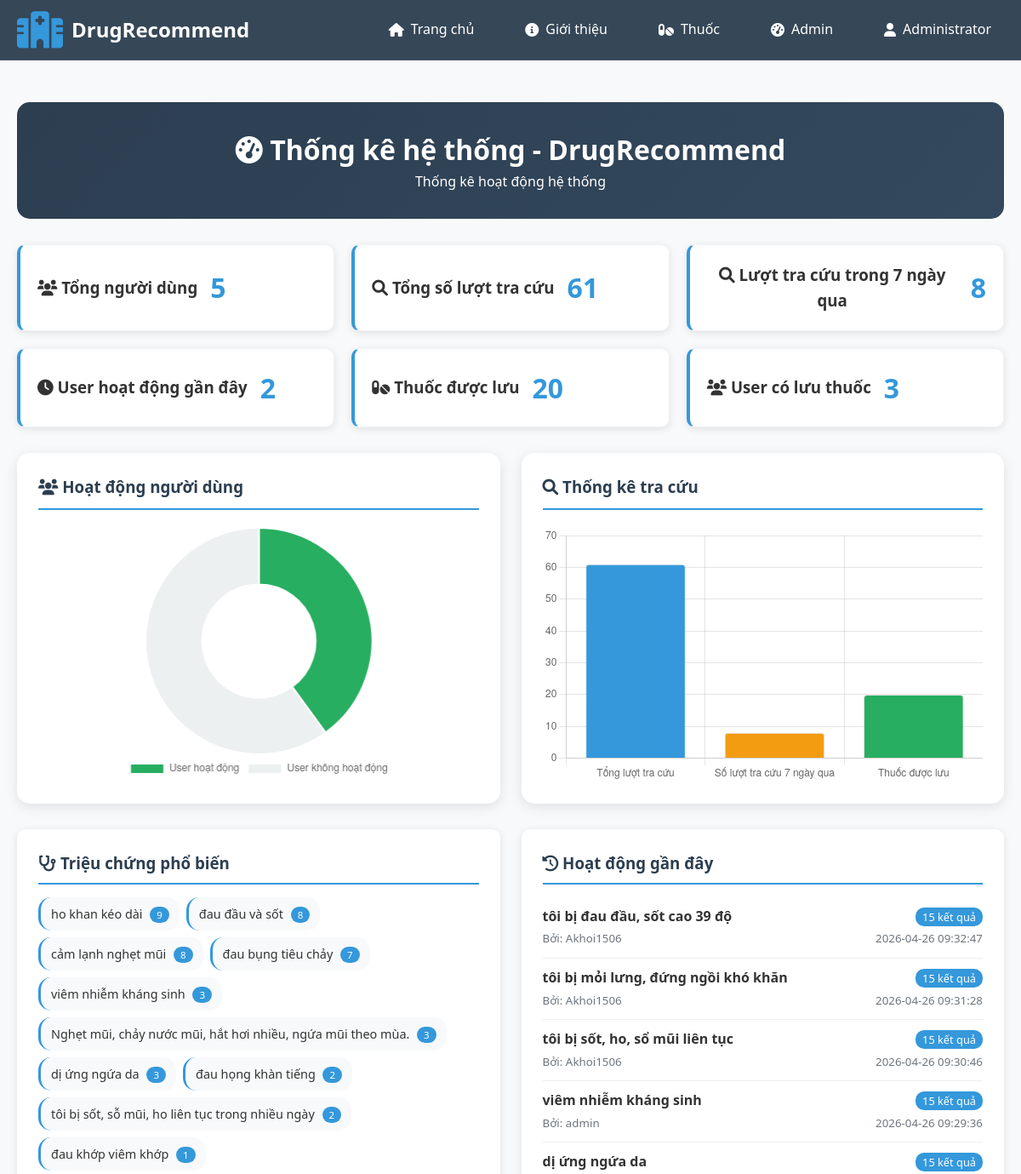
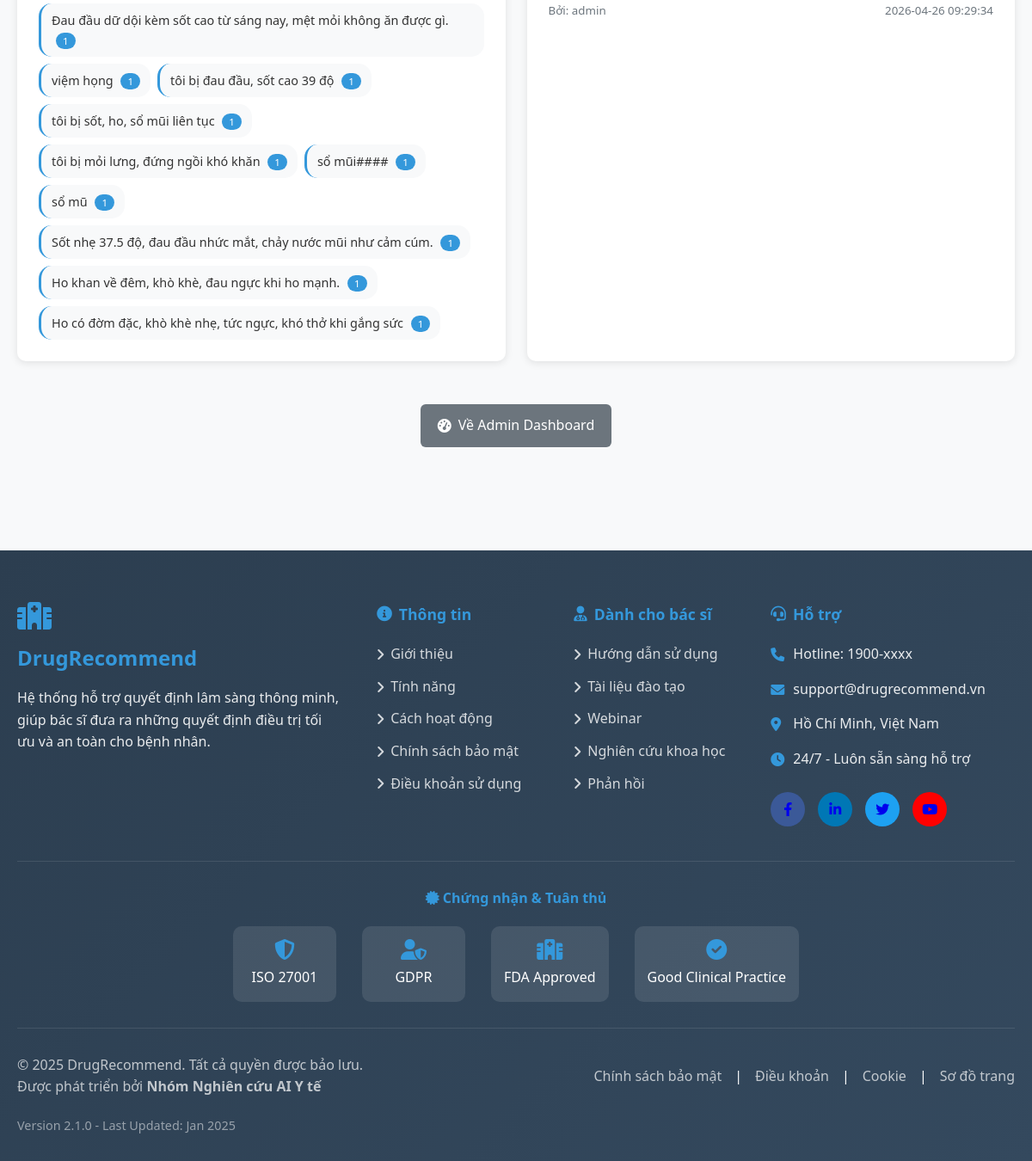
The page /admin/stats (signed in) on the database its author committed (2 pictures, top to bottom).
### tables this page shows
CREATE TABLE users (
            id INTEGER PRIMARY KEY AUTOINCREMENT,
            username TEXT UNIQUE NOT NULL,
            password_hash TEXT NOT NULL,
            full_name TEXT NOT NULL,
            role TEXT DEFAULT 'user',
            created_at TIMESTAMP DEFAULT CURRENT_TIMESTAMP
        );

CREATE TABLE search_logs (
            id INTEGER PRIMARY KEY AUTOINCREMENT,
            user_id INTEGER,
            symptoms TEXT NOT NULL,
            results_count INTEGER,
            search_time TIMESTAMP DEFAULT CURRENT_TIMESTAMP,
            FOREIGN KEY (user_id) REFERENCES users (id)
        );

### app.py (the view)
@app.route('/admin/stats')
@admin_required
def stats():
    try:
        basic_stats = get_stats()
        conn = get_db()
        recent_stats = conn.execute('''
            SELECT
                COUNT(*) as searches_7days,
                COUNT(DISTINCT user_id) as active_users
            FROM search_logs
            WHERE search_time >= date('now', '-7 days')
        ''').fetchone()
        top_symptoms = conn.execute('''
            SELECT symptoms, COUNT(*) as count
            FROM search_logs
            GROUP BY LOWER(symptoms)
            ORDER BY count DESC
            LIMIT 20
        ''').fetchall()
        saved_stats = conn.execute('''
            SELECT
                COUNT(*) as total_saved,
                COUNT(DISTINCT user_id) as users_with_saved
            FROM saved_drugs
        ''').fetchone()
        conn.close()
        stats_data = {
            'total_users': basic_stats['total_users'],
            'total_searches': basic_stats['total_searches'],
            'searches_7days': recent_stats['searches_7days'] if recent_stats else 0,
            'active_users': recent_stats['active_users'] if recent_stats else 0,
            'total_saved': saved_stats['total_saved'] if saved_stats else 0,
            'users_with_saved': saved_stats['users_with_saved'] if saved_stats else 0,
            'top_symptoms': [dict(row) for row in top_symptoms],
            'recent_searches': basic_stats.get('recent_searches', [])
        }
        return render_template('admin/stats.html',
                             stats=stats_data,
                             user=session)
    except Exception as e:
        print(f"Error in stats: {e}")
        flash(f'Lỗi tải thống kê: {str(e)}', 'error')
        return redirect(url_for('admin_dashboard'))

### app.py (called while the page is built)
def admin_required(f):
    @wraps(f)
    def decorated_function(*args, **kwargs):
        if 'user_id' not in session or session.get('role') != 'admin':
            flash('Bạn không có quyền truy cập.', 'error')
            return redirect(url_for('index'))
        return f(*args, **kwargs)
    return decorated_function

### init.py (called while the page is built)
def get_db():
    conn = sqlite3.connect(DB_PATH)
    conn.row_factory = sqlite3.Row
    return conn

### templates/admin/stats.html (shortened to what this page needs)
{% extends "layout/base.html" %}
{% block extra_css %}
{{ super() }}
<link rel="stylesheet" href="{{ url_for('static', filename='css/stats.css') }}">
{% endblock %}
{% block content %}
<div class="stats-container">
    <div class="stats-header">
        <h1><i class="fas fa-tachometer-alt"></i> Thống kê hệ thống - DrugRecommend</h1>
        <p>Thống kê hoạt động hệ thống</p>
    </div>
    <div class="stats-grid">
        <div class="stat-card">
            <h3><i class="fas fa-users"></i> Tổng người dùng</h3>
            <div class="stat-value">{{ stats.total_users }}</div>
        </div>
        <div class="stat-card">
            <h3><i class="fas fa-search"></i> Tổng số lượt tra cứu</h3>
            <div class="stat-value">{{ stats.total_searches }}</div>
        </div>
        <div class="stat-card">
            <h3><i class="fas fa-search"></i> Lượt tra cứu trong 7 ngày qua</h3>
            <div class="stat-value">{{ stats.searches_7days or 0 }}</div>
        </div>
        <div class="stat-card">
            <h3><i class="fas fa-clock"></i> User hoạt động gần đây</h3>
            <div class="stat-value">{{ stats.active_users or 0 }}</div>
        </div>
        <div class="stat-card">
            <h3><i class="fas fa-pills"></i> Thuốc được lưu</h3>
            <div class="stat-value">{{ stats.total_saved or 0 }}</div>
        </div>
        <div class="stat-card">
            <h3><i class="fas fa-users"></i> User có lưu thuốc</h3>
            <div class="stat-value">{{ stats.users_with_saved or 0 }}</div>
        </div>
    </div>
    <div class="charts-section">
        <div class="chart-card">
            <h3><i class="fas fa-users"></i> Hoạt động người dùng</h3>
            <div class="chart-container">
                <canvas id="userChart"></canvas>
            </div>
        </div>
        <div class="chart-card">
            <h3><i class="fas fa-search"></i> Thống kê tra cứu</h3>
            <div class="chart-container">
                <canvas id="searchChart"></canvas>
            </div>
        </div>
    </div>
    <div style="display: grid; grid-template-columns: repeat(auto-fit, minmax(400px, 1fr)); gap: 25px;">
        <div class="info-section">
            <h3><i class="fas fa-stethoscope"></i> Triệu chứng phổ biến</h3>
            {% if stats.top_symptoms %}
                <div class="symptoms-list">
                    {% for symptom in stats.top_symptoms %}
                    <div class="symptom-item">
                        {{ symptom.symptoms }}
                        <span class="symptom-count">{{ symptom.count }}</span>
                    </div>
                    {% endfor %}
                </div>
            {% else %}
                <p style="color: #6c757d; text-align: center; padding: 20px;">Chưa có dữ liệu</p>
            {% endif %}
        </div>
        <div class="info-section">
            <h3><i class="fas fa-history"></i> Hoạt động gần đây</h3>
            {% if stats.recent_searches %}
                {% for search in stats.recent_searches %}
                <div class="recent-item">
                    <div>
                        <strong>{{ search.symptoms }}</strong>
                        {% if search.username %}
                            <br><small style="color: #6c757d;">Bởi: {{ search.username }}</small>
                        {% endif %}
                    </div>
                    <div style="text-align: right;">
                        <span style="background: #3498db; color: white; padding: 2px 8px; border-radius: 10px; font-size: 0.8em;">
                            {{ search.results_count }} kết quả
                        </span>
                        <br><small style="color: #6c757d;">{{ search.search_time }}</small>
                    </div>
                </div>
                {% endfor %}
            {% else %}
                <p style="color: #6c757d; text-align: center; padding: 20px;">Chưa có hoạt động nào</p>
            {% endif %}
        </div>
    </div>
    <div style="text-align: center; margin-top: 30px;">
        <a href="{{ url_for('admin_dashboard') }}" class="back-btn">
            <i class="fas fa-tachometer-alt"></i> Về Admin Dashboard
        </a>
    </div>
</div>
    <script>
    // Simple data parsing
    function getStatsData() {
        try {
            const dataScript = document.getElementById('stats-data');
            return JSON.parse(dataScript.textContent);
        } catch (error) {
            console.error('Error parsing stats data:', error);
            return {
                total_users: 0,
                total_searches: 0,
                searches_7days: 0,
                active_users: 0,
                total_saved: 0,
                users_with_saved: 0,
                top_symptoms: []
            };
        }
    }
    const statsData = getStatsData();
    const colors = {
        primary: '#3498db',
        secondary: '#e74c3c',
        success: '#27ae60',
        warning: '#f39c12'
    };
    const userCtx = document.getElementById('userChart').getContext('2d');
    new Chart(userCtx, {
        type: 'doughnut',
        data: {
            labels: ['User hoạt động', 'User không hoạt động'],
            datasets: [{
                data: [
                    statsData.active_users,
                    Math.max(0, statsData.total_users - statsData.active_users)
                ],
                backgroundColor: [colors.success, '#ecf0f1'],
                borderWidth: 2,
                borderColor: '#fff'
            }]
        },
        options: {
            responsive: true,
            maintainAspectRatio: false,
            plugins: {
                legend: {
                    position: 'bottom'
                }
            }
        }
    });
    const searchCtx = document.getElementById('searchChart').getContext('2d');
    new Chart(searchCtx, {
        type: 'bar',
        data: {
            labels: ['Tổng lượt tra cứu', 'Số lượt tra cứu 7 ngày qua', 'Thuốc được lưu'],
            datasets: [{
                data: [statsData.total_searches, statsData.searches_7days, statsData.total_saved],
                backgroundColor: [colors.primary, colors.warning, colors.success],
                borderWidth: 1,
                borderRadius: 4
            }]
        },
        options: {
            responsive: true,
            maintainAspectRatio: false,
            plugins: {
                legend: {
                    display: false
                }
            },
            scales: {
                y: {
                    beginAtZero: true
                }
            }
        }
    });
    </script>
    {% endblock %}

### templates/layout/header.html (shortened to what this page needs)
<nav class="navbar">
    <div class="nav-container">
        <a href="{{ url_for('index') }}" class="nav-logo">
            <i class="fas fa-hospital"></i>
            <span>DrugRecommend</span>
        </a>
        <div class="nav-menu" id="navMenu">
            <ul class="nav-list">
                <li class="nav-item">
                    <a href="{{ url_for('index') }}" class="nav-link">
                        <i class="fas fa-home"></i> Trang chủ
                    </a>
                </li>
                <li class="nav-item">
                    <a href="#about" class="nav-link">
                        <i class="fas fa-info-circle"></i> Giới thiệu
                    </a>
                </li>
                <li class="nav-item">
                    <a href="{{ url_for('all_drugs') }}" class="nav-link">
                        <i class="fas fa-pills"></i> Thuốc
                    </a>
                </li>
                {% if user %}
                    {% if user.role == 'admin' %}
                    <li class="nav-item">
                        <a href="{{ url_for('admin_dashboard') }}" class="nav-link">
                            <i class="fas fa-tachometer-alt"></i> Admin
                        </a>
                    </li>
                    {% endif %}
                    <li class="nav-item dropdown">
                        <a href="#" class="nav-link">
                            <i class="fas fa-user"></i> {{ user.full_name }}
                        </a>
                    </li>
                {% endif %}
            </ul>
        </div>
    </div>
</nav>

### static/css/style.css (style rules this page uses)
* { margin: 0; padding: 0; box-sizing: border-box; }
html, body { margin: 0; padding: 0; width: 100%; overflow-x: hidden; font-family: 'Segoe UI', Tahoma, Geneva, Verdana, sans-serif; line-height: 1.6; color: #333; scroll-behavior: smooth; }
body { background: #f8f9fa; min-height: 100vh; display: flex; flex-direction: column; }
.navbar { position: fixed; top: 0; left: 0; width: 100%; background: rgba(44, 62, 80, 0.95); backdrop-filter: blur(10px); z-index: 1000; transition: all 0.3s ease; border-bottom: 1px solid rgba(255, 255, 255, 0.1); box-sizing: border-box; }
.nav-container { max-width: 1200px; margin: 0 auto; display: flex; justify-content: space-between; align-items: center; padding: 0 20px; height: 70px; }
.nav-logo { display: flex; align-items: center; color: white; font-size: 1.5em; font-weight: bold; text-decoration: none; transition: color 0.3s ease; }
.nav-logo i { margin-right: 10px; color: #3498db; font-size: 1.8em; }
.nav-menu { display: flex; }
.nav-list { display: flex; list-style: none; margin: 0; padding: 0; gap: 30px; }
.nav-item { margin: 0; }
.nav-link { color: white; text-decoration: none; font-weight: 500; padding: 10px 15px; border-radius: 25px; transition: all 0.3s ease; display: flex; align-items: center; gap: 8px; }
.stats-grid { display: grid; grid-template-columns: repeat(auto-fit, minmax(200px, 1fr)); gap: 20px; }
.stat-card { background: white; padding: 25px; border-radius: 12px; box-shadow: 0 4px 15px rgba(0,0,0,0.08); display: flex; align-items: center; gap: 15px; transition: all 0.3s ease; border: 1px solid #f1f2f6; }

### static/css/stats.css (style rules this page uses)
.stats-container { margin: 100px auto 40px auto; padding: 20px; }
.stats-header { background: linear-gradient(135deg, #2c3e50 0%, #34495e 100%); color: white; padding: 30px; border-radius: 15px; margin-bottom: 30px; text-align: center; }
.stats-grid { display: grid; grid-template-columns: repeat(auto-fit, minmax(300px, 1fr)); gap: 20px; margin-bottom: 30px; }
.stat-card { background: white; padding: 20px; border-radius: 10px; box-shadow: 0 2px 10px rgba(0,0,0,0.1); text-align: center; border-left: 4px solid #3498db; transition: transform 0.3s ease; }
.stat-value { font-size: 2em; font-weight: bold; color: #3498db; }
.charts-section { display: grid; grid-template-columns: repeat(auto-fit, minmax(350px, 1fr)); gap: 25px; margin-bottom: 30px; }
.chart-card { background: white; padding: 25px; border-radius: 15px; box-shadow: 0 4px 15px rgba(0,0,0,0.1); }
.chart-card h3 { margin: 0 0 20px 0; color: #2c3e50; border-bottom: 2px solid #3498db; padding-bottom: 10px; }
.chart-container { position: relative; height: 300px; }
.info-section { background: white; border-radius: 10px; padding: 25px; margin-bottom: 20px; box-shadow: 0 2px 10px rgba(0,0,0,0.1); }
.info-section h3 { color: #2c3e50; margin-bottom: 15px; border-bottom: 2px solid #3498db; padding-bottom: 8px; }
.symptoms-list { display: flex; flex-wrap: wrap; gap: 8px; }
.symptom-item { background: #f8f9fa; padding: 8px 12px; border-radius: 15px; border-left: 3px solid #3498db; font-size: 0.9em; }
.symptom-count { background: #3498db; color: white; padding: 2px 8px; border-radius: 10px; font-size: 0.8em; margin-left: 5px; }
.recent-item { padding: 10px 0; border-bottom: 1px solid #eee; display: flex; justify-content: space-between; }
.recent-item:last-child { border-bottom: none; }
.back-btn { display: inline-flex; align-items: center; gap: 8px; padding: 12px 20px; background: #6c757d; color: white; text-decoration: none; border-radius: 6px; transition: background 0.3s; }
body .stats-container { width: 100% !important; }

### templates/layout/header.html (style rules this page uses)
.dropdown { position: relative; }

### rows shown on the page
users: full_name "Administrator"
search_logs: symptoms "tôi bị đau đầu, sốt cao 39 độ", username "Akhoi1506", results_count "15", search_time "2026-04-26 09:32:47"
search_logs: symptoms "tôi bị mỏi lưng, đứng ngồi khó khăn", username "Akhoi1506", results_count "15", search_time "2026-04-26 09:31:28"
search_logs: symptoms "tôi bị sốt, ho, sổ mũi liên tục", username "Akhoi1506", results_count "15", search_time "2026-04-26 09:30:46"
search_logs: symptoms "viêm nhiễm kháng sinh", username "admin", results_count "15", search_time "2026-04-26 09:29:36"
search_logs: symptoms "dị ứng ngứa da", username "admin", results_count "15", search_time "2026-04-26 09:29:34"

### other values the page prints
{{ stats.total_users }} "5"
{{ stats.total_searches }} "61"
{{ stats.searches_7days or 0 }} "8"
{{ stats.active_users or 0 }} "2"
{{ stats.total_saved or 0 }} "20"
{{ stats.users_with_saved or 0 }} "3"
{{ symptom.symptoms }} "ho khan kéo dài" "đau đầu và sốt" "cảm lạnh nghẹt mũi" "đau bụng tiêu chảy" "viêm nhiễm kháng sinh" "Nghẹt mũi, chảy nước mũi, hắt hơi nhiều, ngứa mũi theo mùa." "dị ứng ngứa da" "đau họng khàn tiếng" "tôi bị sốt, sỗ mũi, ho liên tục trong nhiều ngày" "đau khớp viêm khớp" "Đau đầu dữ dội kèm sốt cao từ sáng nay, mệt mỏi không ăn được gì." "việm họng" "tôi bị đau đầu, sốt cao 39 độ" "tôi bị sốt, ho, sổ mũi liên tục" "tôi bị mỏi lưng, đứng ngồi khó khăn" "sổ mũi####" "sổ mũ" "Sốt nhẹ 37.5 độ, đau đầu nhức mắt, chảy nước mũi như cảm cúm." "Ho khan về đêm, khò khè, đau ngực khi ho mạnh." "Ho có đờm đặc, khò khè nhẹ, tức ngực, khó thở khi gắng sức"
{{ symptom.count }} "9" "8" "8" "7" "3" "3" "3" "2" "2" "1" "1" "1" "1" "1" "1" "1" "1" "1" "1" "1"
